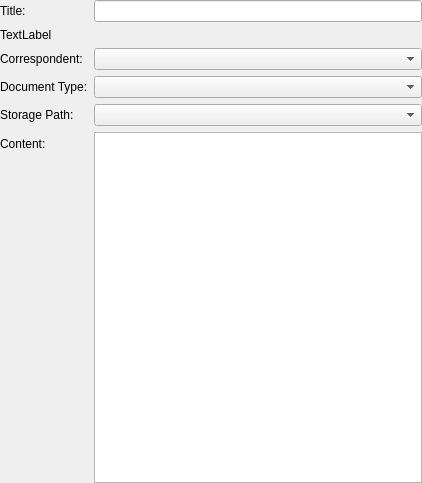
<?xml version="1.0" encoding="UTF-8"?>
<ui version="4.0">
 <class>DocumentEdit</class>
 <widget class="QDialog" name="DocumentEdit">
  <property name="geometry">
   <rect>
    <x>0</x>
    <y>0</y>
    <width>422</width>
    <height>483</height>
   </rect>
  </property>
  <property name="windowTitle">
   <string>Form</string>
  </property>
  <layout class="QVBoxLayout" name="verticalLayout">
   <property name="leftMargin">
    <number>0</number>
   </property>
   <property name="topMargin">
    <number>0</number>
   </property>
   <property name="rightMargin">
    <number>0</number>
   </property>
   <property name="bottomMargin">
    <number>0</number>
   </property>
   <item>
    <layout class="QFormLayout" name="formLayout">
     <item row="2" column="0">
      <widget class="QLabel" name="label">
       <property name="text">
        <string>Correspondent:</string>
       </property>
      </widget>
     </item>
     <item row="2" column="1">
      <widget class="QComboBox" name="correspondentSelect"/>
     </item>
     <item row="3" column="0">
      <widget class="QLabel" name="label_2">
       <property name="text">
        <string>Document Type:</string>
       </property>
      </widget>
     </item>
     <item row="3" column="1">
      <widget class="QComboBox" name="documentTypeSelect"/>
     </item>
     <item row="4" column="0">
      <widget class="QLabel" name="label_3">
       <property name="text">
        <string>Storage Path:</string>
       </property>
      </widget>
     </item>
     <item row="4" column="1">
      <widget class="QComboBox" name="storagePathSelect"/>
     </item>
     <item row="5" column="0">
      <widget class="QLabel" name="label_4">
       <property name="text">
        <string>Content:</string>
       </property>
      </widget>
     </item>
     <item row="5" column="1">
      <widget class="QTextEdit" name="content"/>
     </item>
     <item row="0" column="0">
      <widget class="QLabel" name="label_5">
       <property name="text">
        <string>Title:</string>
       </property>
      </widget>
     </item>
     <item row="0" column="1">
      <widget class="QLineEdit" name="title"/>
     </item>
     <item row="1" column="0">
      <widget class="QLabel" name="label_6">
       <property name="text">
        <string>TextLabel</string>
       </property>
      </widget>
     </item>
     <item row="1" column="1">
      <widget class="QWidget" name="tagswidget" native="true"/>
     </item>
    </layout>
   </item>
  </layout>
 </widget>
 <resources/>
 <connections/>
</ui>
